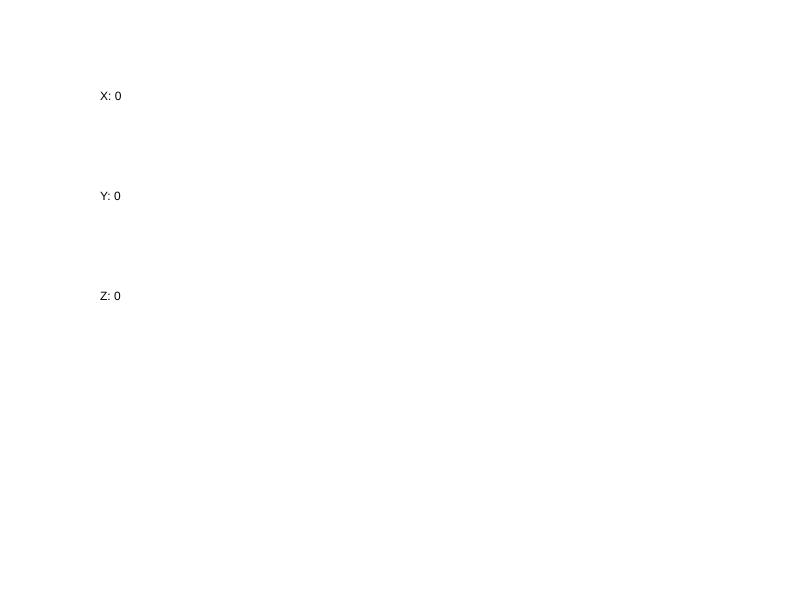
Frame 1 (no input)
Frame 60 (no input): identical to frame 1, image omitted
Frame 120 (the mouse pressed at the canvas centre since frame 60): identical to frame 1, image omitted

The p5.js sketch that drew this single still picture (run headless with seeded random() and noise() and a simulated clock; from frame 60 on, the mouse is pressed at the canvas centre):

// p5.js sketch
// ── sketch.js
var xValue;
var yValue;
var zValue;
function setup(){
createCanvas()
 createCanvas(800,600);
}

function draw(){
  background(255,255,255)
text("X: "+rotationX,100,100);
text("Y: "+rotationY,100,200);
text("Z: " +rotationZ,100,300);

}
